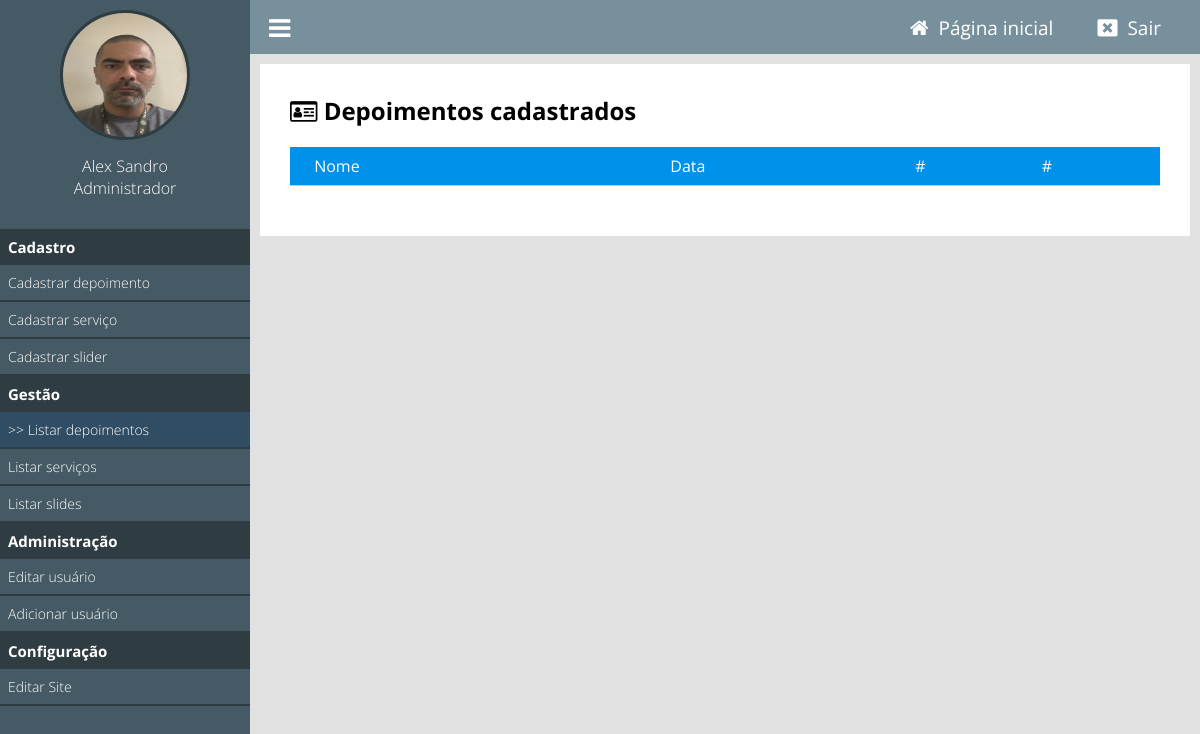
The app's page /painel/listar-depoimentos (signed in), older data.
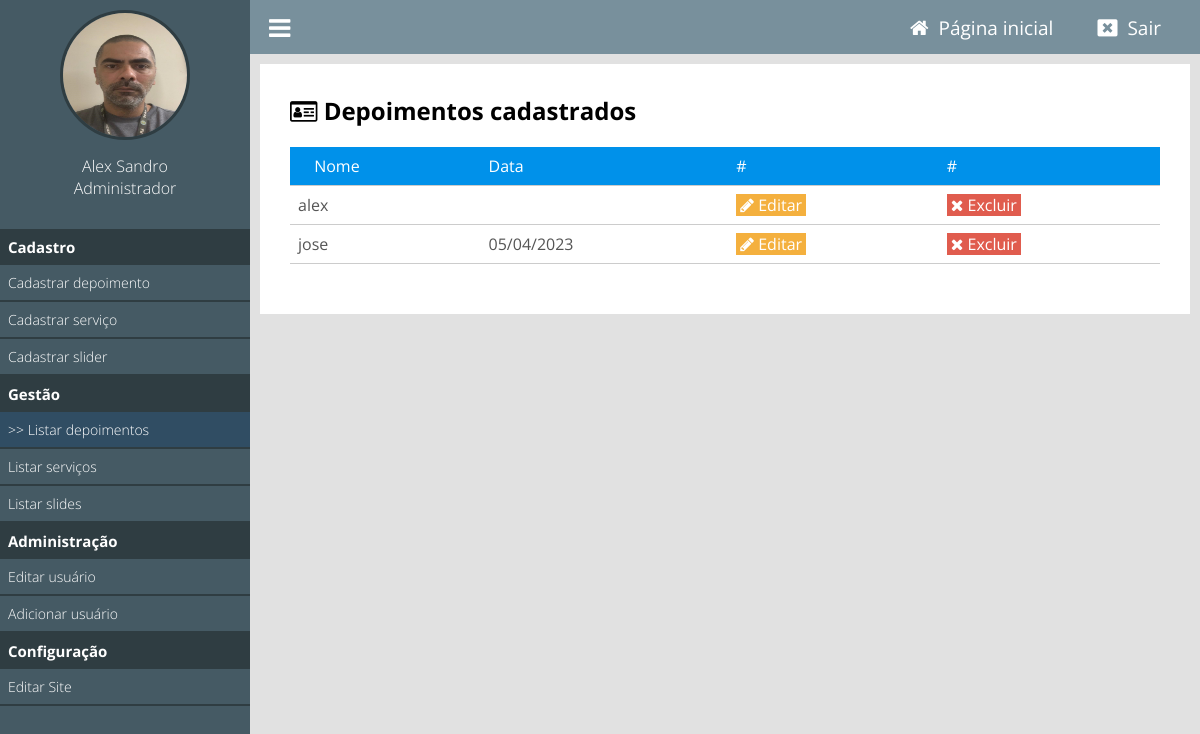
The same page, newer data.
### classes/MySql.php (called while the page is built)
<?php
    class MySql{
        private static $pdo;
        public static function conectar(){
            if(self::$pdo == null){
                try{
                    self::$pdo = new PDO('mysql:host='.HOST.';dbname='.DATABASE,USER,PASSWORD,array(PDO::MYSQL_ATTR_INIT_COMMAND => "SET NAMES utf8"));
                    self::$pdo->setAttribute(PDO::ATTR_ERRMODE,PDO::ERRMODE_EXCEPTION);
                }catch(Exception $e) {
                    echo 'erro ao conectar, tente novamente mais tarde';
                }
            }
            return self::$pdo;
        }
    }
?>

### painel/pages/listar-depoimentos.php (the view)
<?php
    $depoimentos = Painel::selectAll('tb_site.depoimentos');
?>
<div class="box-content">
<h2><i class="fa fa-id-card-o" aria-hidden="true"></i> Depoimentos cadastrados</h2>
    <table>
        <tr>
            <td><i class="far fa-id-card" aria-hidden="true"></i> Nome</td>
            <td>Data</td>
            <td>#</td>
            <td>#</td>
        </tr>
        <?php
            foreach ($depoimentos as $key => $value) {
        ?>
        <tr>
            <td><?php echo $value['nome']; ?></td>
            <td><?php echo $value['data']; ?></td>
            <td><a class="btn edit" href=""><i class="fa fa-pencil"></i> Editar</a></td>
            <td><a class="btn delete" href=""><i class="fa fa-times"></i> Excluir</a></td>
        </tr>
        <?php } ?>
    </table>
</div>

Row changes from the older to the newer data that the page shows:
added tb_site.depoimentos: nome "alex"
added tb_site.depoimentos: nome "jose", data "05/04/2023"
